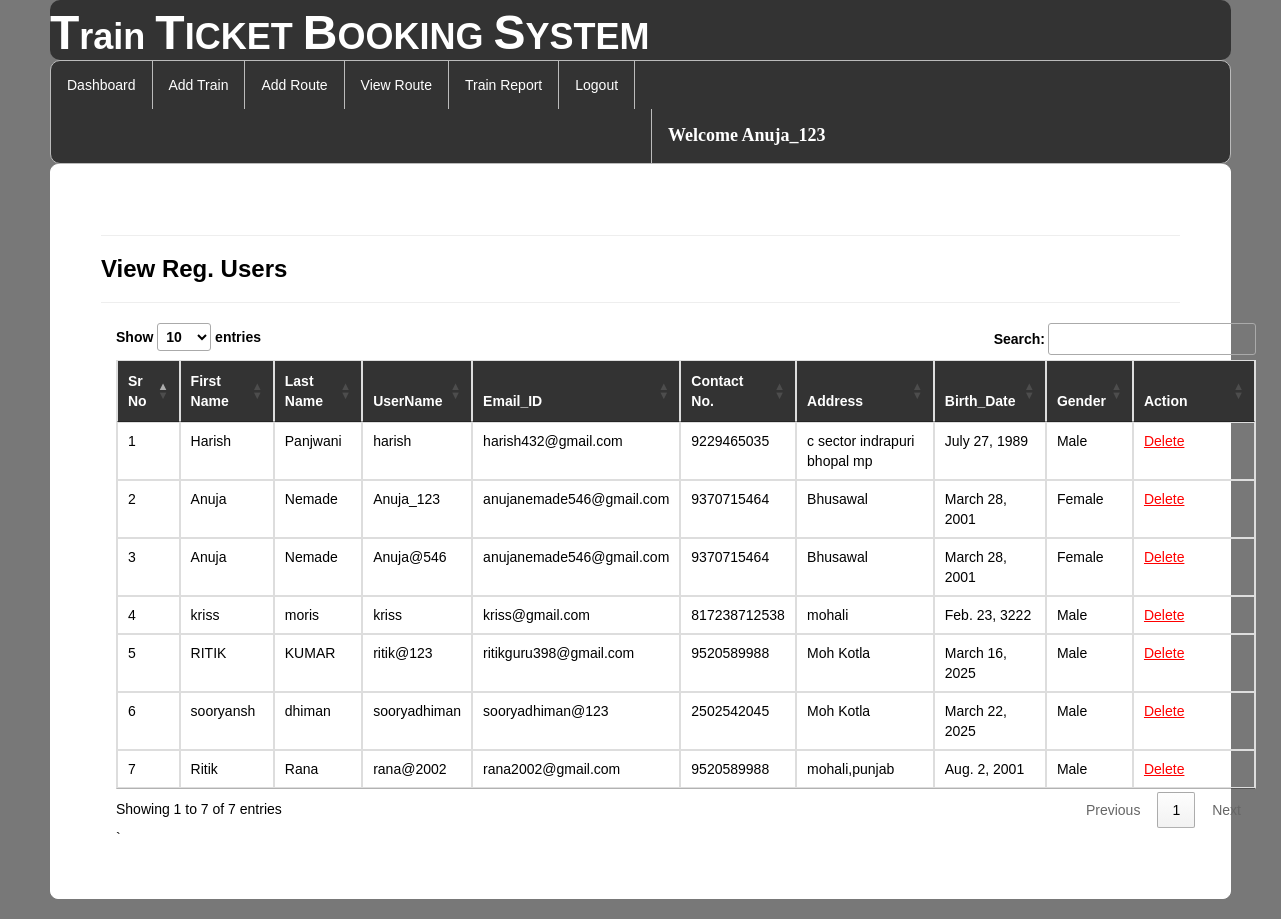
Page /view_regusers/ (signed in) on the committed database.
### railway/models.py (models this page shows, shortened)
class Register(models.Model):
    user = models.ForeignKey(User,on_delete=models.CASCADE,null=True)
    mobile = models.CharField(max_length=10,null=True)
    add = models.CharField(max_length=100,null=True)
    dob = models.DateField(null=True)
    gender = models.CharField(max_length=10,null=True)

### railway/views.py (the view)
# urls.py: path('view_regusers/', view_regusers, name="view_regusers"),
def view_regusers(request):
    if not request.user.is_authenticated:
        return redirect('login')
    data=Register.objects.filter(user__is_staff=False)
    d={"data":data}
    return render(request,"view_regusers.html",d)

### railway/templates/view_regusers.html (shortened to what this page needs)
{% extends 'navigation3.html' %}
{% load static %}
{% block b %}
<div style="color:Black;border:1px solid white;border-radius:8px;background-color:white;padding:50px">
<hr><h3><strong>View Reg. Users</strong></h3><hr>
    <div class="container">
<table class="noteCard table table-bordered" id="myTable">
  <thead style="color:white;background-color:#333">
  <tr>
    <th>Sr No</th>
    <th>First Name</th>
      <th>Last Name</th>
      <th>UserName</th>
    <th>Email_ID</th>
    <th>Contact No.</th>
       <th>Address</th>
    <th>Birth_Date</th>
    <th>Gender</th>
    <th>Action</th>
  </tr>
  </thead>
   <tbody>
    {% for i in data %}
  <tr>
    <td>{{forloop.counter}}</td>
    <td>{{i.user.first_name}}</td>
    <td>{{i.user.last_name}}</td>
    <td>{{i.user.username}}</td>
      <td>{{i.user.email}}</td>
      <td>{{i.mobile}}</td>
      <td>{{i.add}}</td>
      <td>{{i.dob}}</td>
      <td>{{i.gender}}</td>
    <td style="width:100px">
   <a href="{% url 'delete_user' i.user.id %}" onclick="return confirm('Do you really want to Delete ?');" style="color:red"><u>Delete</u></a></td>
  </tr>
    {% endfor %}
    </tbody>
</table>`
 </div>
</div>
{% endblock %}

### railway/templates/navigation3.html (shortened to what this page needs)
{% extends 'head.html' %}
{% load static %}
{% block body %}
<link rel = stylesheet href = "//cdn.datatables.net/1.10.19/css/jquery.dataTables.min.css">
<ul class="id2">
  <li id="id1"><a href="{% url 'admindashboard' %}">Dashboard</a></li>
  <li id="id1"><a href="{% url 'add_train' %}">Add Train</a></li>
  <li id="id1"><a href="{% url 'add_route' %}">Add Route</a></li>
  <li id="id1"><a href="{% url 'availableroute' %}">View Route</a></li>
  <li id="id1"><a href="{% url 'view_train'%}">Train Report</a></li>
  <li id="id1"><a href="{% url 'log_out' %}">Logout</a></li>
      <li id="id2" style="margin-left:600px"><a href="" style="color:white"><strong style="font-size:18px;font-family:cursive">Welcome {{request.user.username}}</strong></a></li>
</ul>
{% block b %}
{% endblock %}
{% endblock %}

### railway/templates/navigation3.html (style rules this page uses)
.id2 { list-style-type: none; margin: 0; padding: 0; overflow: hidden; background-color: #333; border-radius:10px; border:1px solid #bbb; }
#id1 { float: left; border-right:1px solid #bbb; }
#id2 { float: left; border-left:1px solid #bbb; }
li:last-child { border-right: none; }
li a { display: block; color: white; text-align: center; padding: 14px 16px; text-decoration: none; }
body { font-family: Arial, Helvetica, sans-serif; }

### rows in the picture
Register: user.first_name "Harish", user.last_name "Panjwani", user.username "harish", user.email "harish432@gmail.com", mobile "9229465035", add "c sector indrapuri bhopal mp", dob "July 27, 1989", gender "Male"
Register: user.first_name "Anuja", user.last_name "Nemade", user.username "Anuja_123", user.email "anujanemade546@gmail.com", mobile "9370715464", add "Bhusawal", dob "March 28, 2001", gender "Female"
Register: user.first_name "Anuja", user.last_name "Nemade", user.username "Anuja@546", user.email "anujanemade546@gmail.com", mobile "9370715464", add "Bhusawal", dob "March 28, 2001", gender "Female"
Register: user.first_name "kriss", user.last_name "moris", user.username "kriss", user.email "kriss@gmail.com", mobile "817238712538", add "mohali", dob "Feb. 23, 3222", gender "Male"
Register: user.first_name "RITIK", user.last_name "KUMAR", user.username "ritik@123", user.email "ritikguru398@gmail.com", mobile "9520589988", add "Moh Kotla", dob "March 16, 2025", gender "Male"
Register: user.first_name "sooryansh", user.last_name "dhiman", user.username "sooryadhiman", user.email "sooryadhiman@123", mobile "2502542045", add "Moh Kotla", dob "March 22, 2025", gender "Male"
Register: user.first_name "Ritik", user.last_name "Rana", user.username "rana@2002", user.email "rana2002@gmail.com", mobile "9520589988", add "mohali,punjab", dob "Aug. 2, 2001", gender "Male"

### other values in the picture
{{ request.user.username }} "Anuja_123"
